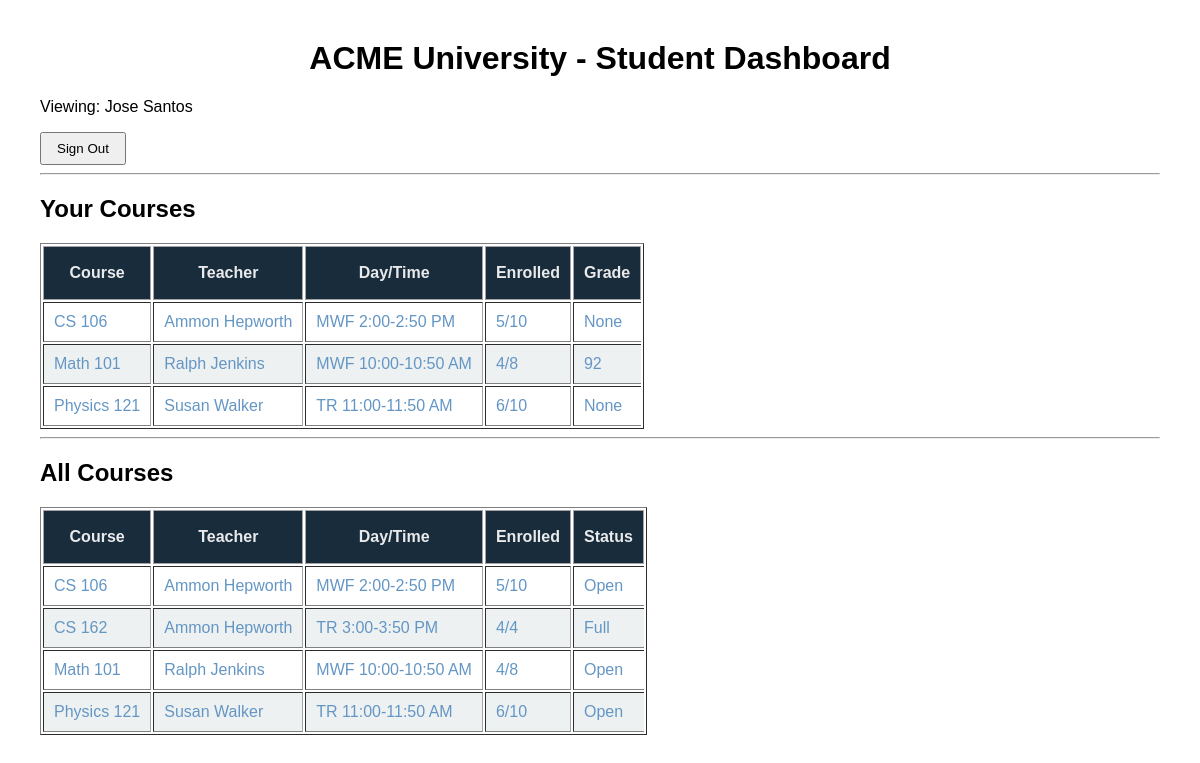
Page /student on the committed database.
### RESTapi.py (models this page shows, shortened)
class User(db.Model):
    id = db.Column(db.Integer, primary_key=True)
    username = db.Column(db.String(80), unique=True, nullable=False)
    password = db.Column(db.String(200), nullable=False)
    name = db.Column(db.String(120), nullable=False)
    role = db.Column(db.String(20), nullable=False)

class Course(db.Model):
    id = db.Column(db.Integer, primary_key=True)
    name = db.Column(db.String(80), nullable=False)
    time = db.Column(db.String(80), nullable=False)
    capacity = db.Column(db.Integer, nullable=False)
    teacher_id = db.Column(db.Integer, db.ForeignKey('user.id'), nullable=False)
    teacher = db.relationship('User', backref='courses_taught')

### RESTapi.py (the view)
@app.route('/student', methods=['GET'])
def student_home():
    student_user = User.query.filter_by(role='student').order_by(User.id).first()
    courses = Course.query.order_by(Course.name).all()
    my_courses = []
    all_courses = []
    for course in courses:
        enrolled_count = len(course.enrollments)
        all_courses.append({
            "name": course.name,
            "teacher": course.teacher.name,
            "time": course.time,
            "enrolled": enrolled_count,
            "capacity": course.capacity
        })
        if student_user is not None:
            student_enrollment = next((e for e in course.enrollments if e.student_id == student_user.id), None)
            if student_enrollment is not None:
                my_courses.append({
                    "name": course.name,
                    "teacher": course.teacher.name,
                    "time": course.time,
                    "enrolled": enrolled_count,
                    "capacity": course.capacity,
                    "grade": student_enrollment.grade
                })
    return render_template(
        "student.html",
        student_name=student_user.name if student_user else "Student",
        my_courses=my_courses,
        all_courses=all_courses
    )

### templates/student.html (shortened to what this page needs)
<!DOCTYPE html>
<html>
<head>
    <link rel="stylesheet" href="{{ url_for('static', filename='style.css') }}">
</head>
<body>
<h1>ACME University - Student Dashboard</h1>
<p>Viewing: {{ student_name }}</p>
<button onclick="logout()">Sign Out</button>
<hr>
<h2>Your Courses</h2>
<table border="1">
    <thead>
        <tr>
            <th>Course</th>
            <th>Teacher</th>
            <th>Day/Time</th>
            <th>Enrolled</th>
            <th>Grade</th>
        </tr>
    </thead>
    <tbody id="myCourses">
        {% for course in my_courses %}
        <tr>
            <td>{{ course.name }}</td>
            <td>{{ course.teacher }}</td>
            <td>{{ course.time }}</td>
            <td>{{ course.enrolled }}/{{ course.capacity }}</td>
            <td>{{ course.grade }}</td>
        </tr>
        {% else %}
        <tr>
            <td colspan="5">No enrolled courses found.</td>
        </tr>
        {% endfor %}
    </tbody>
</table>
<hr>
<h2>All Courses</h2>
<table border="1">
    <thead>
        <tr>
            <th>Course</th>
            <th>Teacher</th>
            <th>Day/Time</th>
            <th>Enrolled</th>
            <th>Status</th>
        </tr>
    </thead>
    <tbody id="allCourses">
        {% for course in all_courses %}
        <tr>
            <td>{{ course.name }}</td>
            <td>{{ course.teacher }}</td>
            <td>{{ course.time }}</td>
            <td>{{ course.enrolled }}/{{ course.capacity }}</td>
            <td>{% if course.enrolled >= course.capacity %}Full{% else %}Open{% endif %}</td>
        </tr>
        {% else %}
        <tr>
            <td colspan="5">No courses found.</td>
        </tr>
        {% endfor %}
    </tbody>
</table>
</body>
</html>

### static/style.css (style rules this page uses)
body { font-family: Arial, sans-serif; margin: 40px; }
h1 { text-align: center; }
th { border: 1px solid rgb(164, 164, 168); padding: 17px 10px; text-align: center; color: #e9eaeb; background-color: rgb(25, 44, 60); box-sizing: border-box; }
tbody tr:nth-child(even) { background-color: #eef1f2; }
td { border-right: 1px solid rgb(164, 164, 168); padding: 10px 10px; text-align: left; color: rgb(100, 150, 196); box-sizing: border-box; }
td:last-child { border-right: none; }
button { cursor: pointer; padding: 7px 15px; }

### rows in the picture
User: name "Jose Santos"
Course: name "CS 106", time "MWF 2:00-2:50 PM", name "CS 106", time "MWF 2:00-2:50 PM"
User: teacher "Ammon Hepworth", teacher "Ammon Hepworth" "Ammon Hepworth"
Course: name "Math 101", time "MWF 10:00-10:50 AM", name "Math 101", time "MWF 10:00-10:50 AM"
User: teacher "Ralph Jenkins", teacher "Ralph Jenkins"
Course: name "Physics 121", time "TR 11:00-11:50 AM", name "Physics 121", time "TR 11:00-11:50 AM"
User: teacher "Susan Walker", teacher "Susan Walker"
Course: name "CS 162", time "TR 3:00-3:50 PM"

### other values in the picture
{{ course.enrolled }} "5" "4" "6"
{{ course.capacity }} "10" "8" "10"
{{ course.grade }} "None" "92" "None"
{{ course.enrolled }} "5" "4" "4" "6"
{{ course.capacity }} "10" "4" "8" "10"
